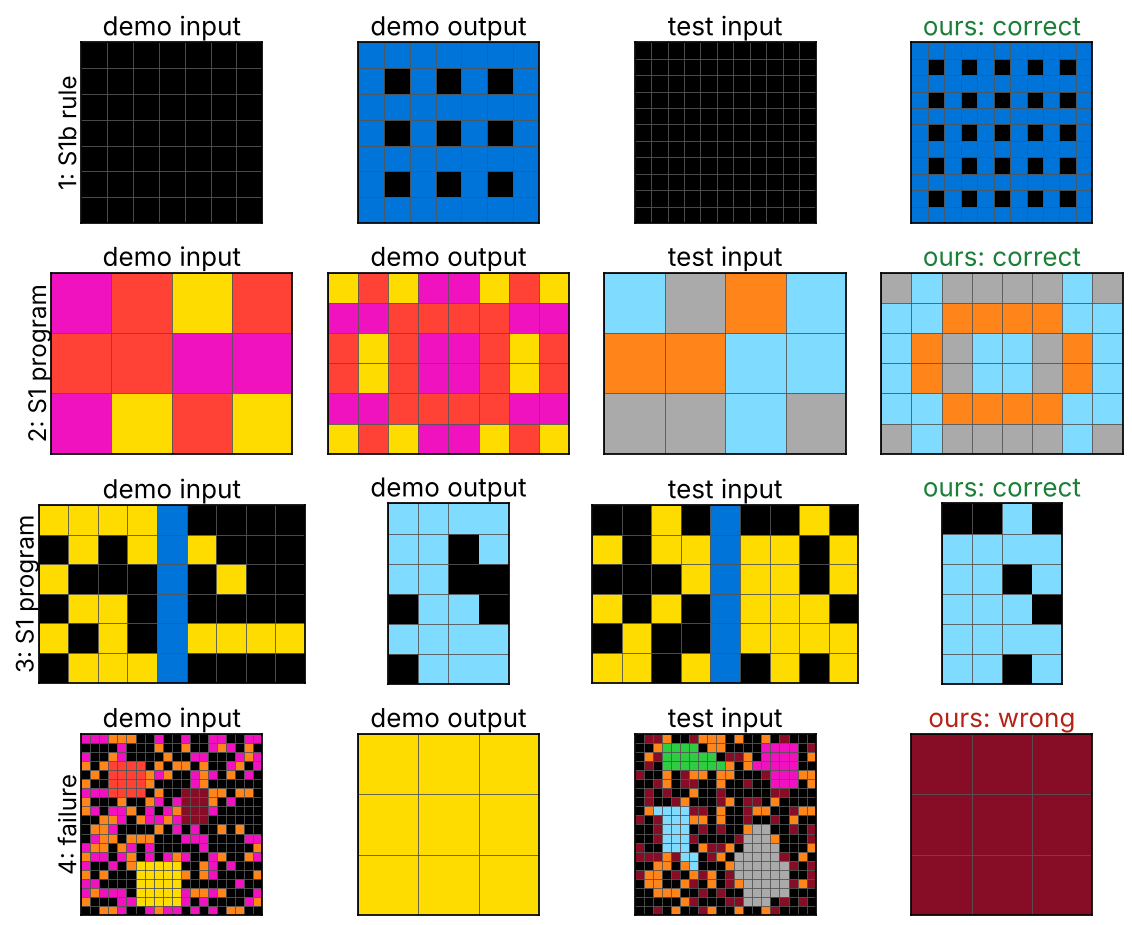

This chart was generated by the following Python code:
import os, json
os.environ['ARC_DSL'] = 'v2'
import numpy as np, matplotlib; matplotlib.use('Agg')
import matplotlib.pyplot as plt
from matplotlib.colors import ListedColormap
from arcpipe import load_tasks, search, score
import run_all as RA
CM = ListedColormap(['#000000', '#0074D9', '#FF4136', '#2ECC40', '#FFDC00', '#AAAAAA', '#F012BE', '#FF851B', '#7FDBFF', '#870C25'])
ev = load_tasks('evaluation'); b = json.load(open('/home/claude/results_v3/eval_v3_ind_b250.json'))
bad = [k for k, v in b.items() if k != '_meta' and v['verified'] and not v['solved']]
print('verified-but-wrong:', bad, [b[k]['progs'][0] for k in bad])
rows = [('332efdb3', '1: S1b rule'), ('0c786b71', '2: S1 program'), ('5d2a5c43', '3: S1 program'), (bad[0], '4: failure')]
fig, axs = plt.subplots(len(rows), 4, figsize=(4.8, 0.98 * len(rows)), dpi=250)
for r, (k, lab) in enumerate(rows):
    t = ev[k]; cands, _ = search(t, np.log(np.ones(RA.P) / RA.P), 250, 3, [], lam=2.0, induce=True)
    di, do = t['train'][0]; ti, to = t['test'][0]
    pred = cands[0][2][0]; ok = np.array_equal(pred, to); prog = ' > '.join(cands[0][0]) + (' + colour map' if cands[0][1] else '')
    for c, (g, ttl) in enumerate([(di, 'demo input'), (do, 'demo output'), (ti, 'test input'), (pred, 'ours: ' + ('correct' if ok else 'wrong'))]):
        a = axs[r, c]; a.imshow(g, cmap=CM, vmin=0, vmax=9); a.set_xticks(np.arange(-.5, g.shape[1], 1), minor=True); a.set_yticks(np.arange(-.5, g.shape[0], 1), minor=True)
        a.grid(which='minor', color='#555', lw=0.25); a.tick_params(which='both', length=0, labelbottom=False, labelleft=False)
        for s in a.spines.values(): s.set_linewidth(0.5)
        a.set_title(ttl, fontsize=7.5, pad=2, color=('#1a7f37' if (c == 3 and ok) else '#b42318' if c == 3 else 'black'))
    axs[r, 0].set_ylabel(lab, fontsize=7, rotation=90, ha='center', va='center', labelpad=4)
plt.tight_layout(w_pad=0.3, h_pad=0.5); plt.savefig('/home/claude/fig_examples.png', bbox_inches='tight', pad_inches=0.04)
